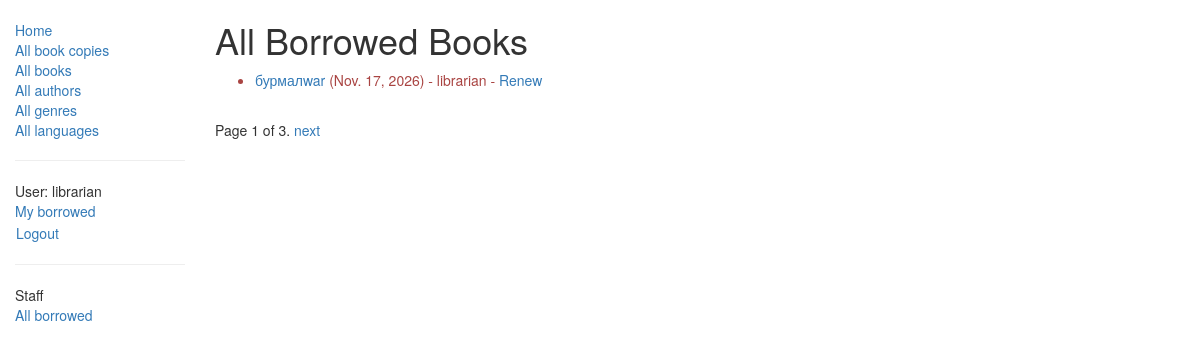
The page /catalog/borrowed/ (signed in) on the database as committed earlier.
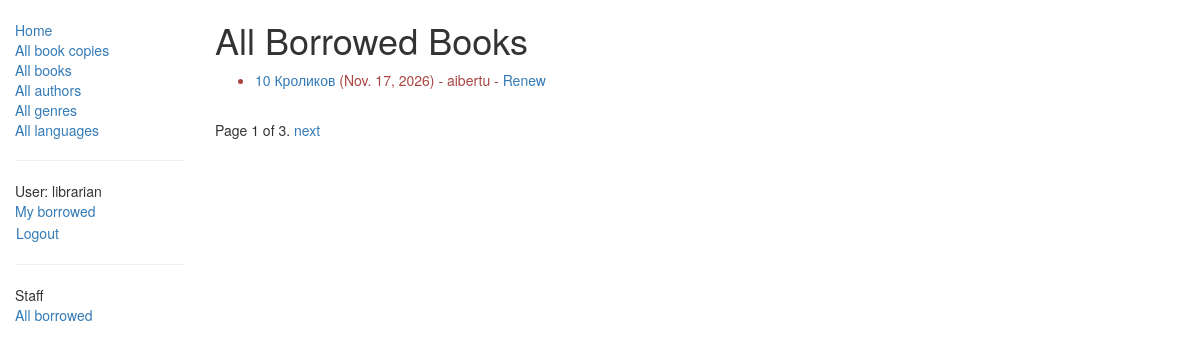
The same page on the database as committed later.
### catalog/models.py (models this page shows, shortened)
class BookInstance(models.Model):
    borrower = models.ForeignKey(settings.AUTH_USER_MODEL, on_delete=models.SET_NULL, null=True, blank=True)
    @property
    def is_overdue(self):
        return bool(self.due_back and date.today() > self.due_back)
    """
    Model representing a specific copy of a book (i.e. that can be borrowed from the library).
    """
    id = models.UUIDField(primary_key=True, default=uuid.uuid4, help_text="Unique ID for this particular book across whole library")
    book = models.ForeignKey('Book', on_delete=models.SET_NULL, null=True)
    imprint = models.CharField(max_length=200)
    due_back = models.DateField(null=True, blank=True)
    LOAN_STATUS = (
        ('m', 'Maintenance'),
        ('o', 'On loan'),
        ('a', 'Available'),
        ('r', 'Reserved'),
    )
    status = models.CharField(max_length=1, choices=LOAN_STATUS, blank=True, default='m', help_text='Book availability')
    class Meta:
        ordering = ["due_back"]
        permissions = (("can_mark_returned", "Set book as returned"),)
        permissions = (('can_mark_returned', 'Can mark returned'),)

class Book(models.Model):
    language = models.ForeignKey('Language', on_delete=models.SET_NULL, null=True)
    title = models.CharField(max_length=200)
    author = models.ForeignKey('Author', on_delete=models.SET_NULL, null=True)
    summary = models.TextField(max_length=1000, help_text="Enter a brief description of the book")
    isbn = models.CharField('ISBN',max_length=13, help_text='13 Character <a href="https://www.isbn-international.org/content/what-isbn">ISBN number</a>')
    genre = models.ManyToManyField(Genre, help_text="Select a genre for this book")
    def display_genre(self):
        """
        Creates a string for the Genre. This is required to display genre in Admin.
        """
        return ', '.join([genre.name for genre in self.genre.all()[:3]])
    display_genre.short_description = 'Genre'

### catalog/views.py (the view)
# urls.py: re_path('borrowed/', views.BorrowedAllBooksView.as_view(), name='all-borrowed'),
class BorrowedAllBooksView(PermissionRequiredMixin, generic.ListView):
    permission_required = 'catalog.can_mark_returned'
    model = BookInstance
    paginate_by = 1
    template_name = 'catalog/borrowed_all.html'
    def get_queryset(self):
        return BookInstance.objects.filter(
            status='o'
        ).order_by('due_back')

### catalog/templates/catalog/borrowed_all.html
{% extends "base_generic.html" %}
{% block content %}
  <h1>All Borrowed Books</h1>
  {% if bookinstance_list %}
    <ul>
      {% for bookinst in bookinstance_list %}
        <li class="{% if bookinst.is_overdue %}text-danger{% endif %}">
          <a href="{% url 'book-detail' bookinst.book.pk %}">{{ bookinst.book.title }}</a>
          ({{ bookinst.due_back }}) - {{ bookinst.borrower }}
          {% if perms.catalog.can_mark_returned %}
            - <a href="{% url 'renew-book-librarian' bookinst.id %}">Renew</a>
          {% endif %}
        </li>
      {% endfor %}
    </ul>
  {% else %}
    <p>There are no books borrowed.</p>
  {% endif %}
{% endblock %}

Rows that differ between the two databases and show on the page:
no longer on this page (row edited): BookInstance: book "бурмалwar", due_back "Nov. 17, 2026", borrower "librarian"
now on this page (row unchanged): BookInstance: book "10 Кроликов", due_back "Nov. 17, 2026", borrower "aibertu"
